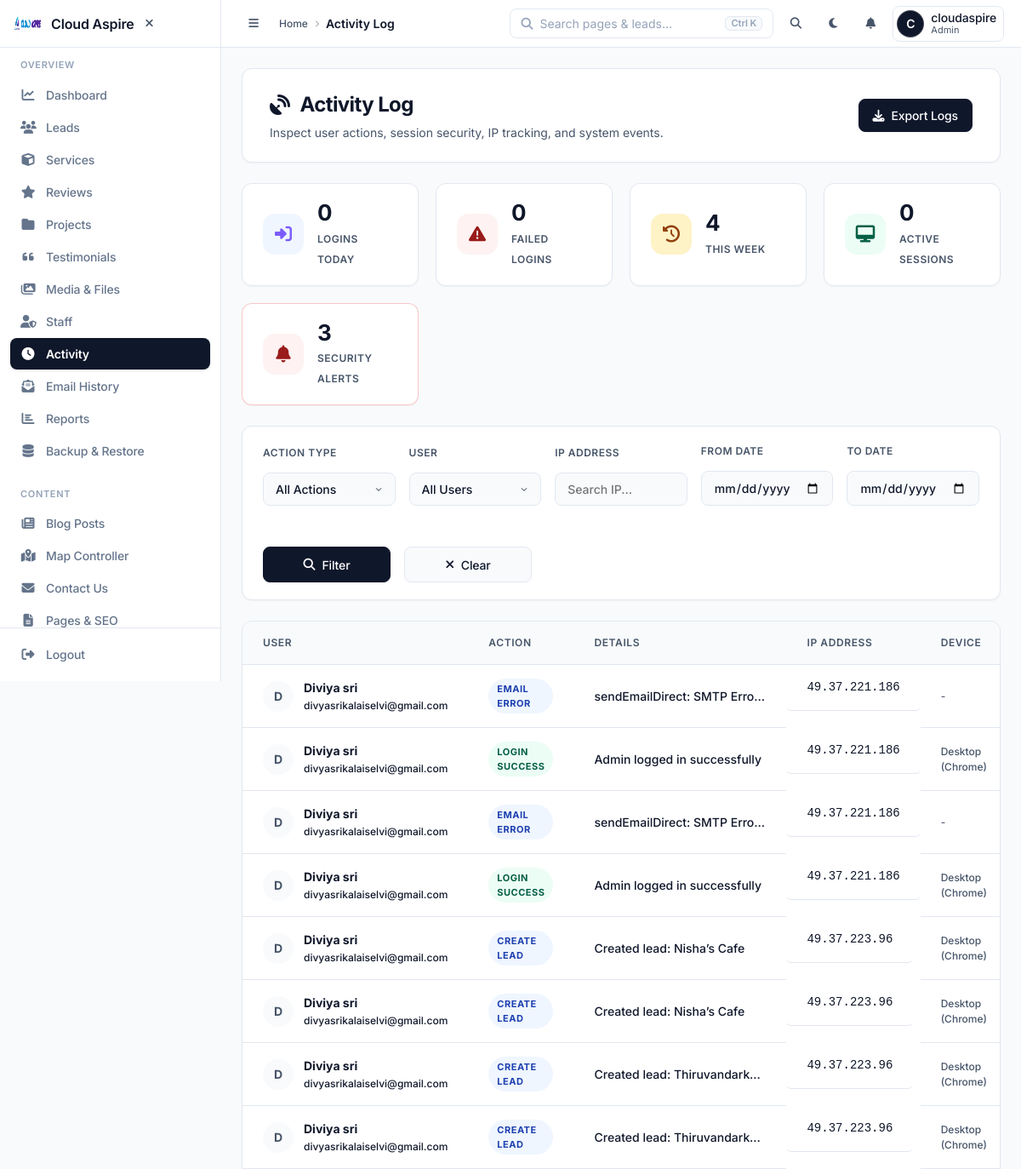
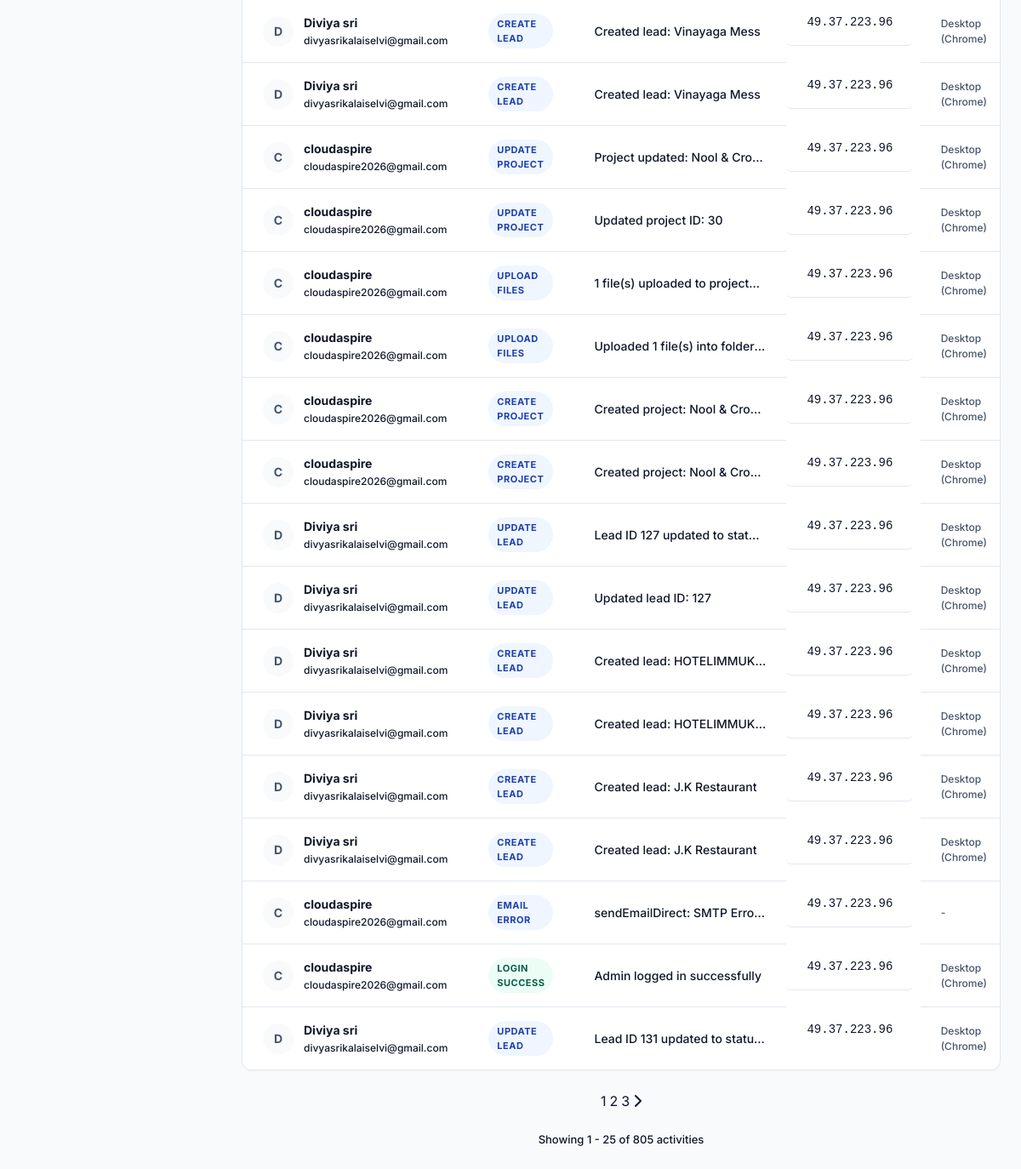
Page /admin/activity.php (signed in) on the committed database (2 pictures, top to bottom).
### tables this page shows
CREATE TABLE `admin_activities` (
  `id` int NOT NULL,
  `user_id` int DEFAULT NULL,
  `action` varchar(100) NOT NULL,
  `details` text,
  `ip_address` varchar(45) DEFAULT NULL,
  `user_agent` varchar(500) DEFAULT NULL,
  `device_info` varchar(255) DEFAULT NULL,
  `metadata` longtext,
  `created_at` timestamp NULL DEFAULT CURRENT_TIMESTAMP
);

### admin/activity.php (called while the page is built, shortened)
<?php
require_once __DIR__ . '/../app/security_notifier.php';
$filter_action = $_GET['action'] ?? '';
$filter_user = $_GET['user'] ?? '';
$filter_ip = $_GET['ip'] ?? '';
$date_from = $_GET['from'] ?? '';
$date_to = $_GET['to'] ?? '';
$page = isset($_GET['page']) ? max(1, (int)$_GET['page']) : 1;
$per_page = 25;
$offset = ($page - 1) * $per_page;
$where = [];
$params = [];
$whereClause = !empty($where) ? 'WHERE ' . implode(' AND ', $where) : '';
$countSql = "SELECT COUNT(*) FROM admin_activities aa LEFT JOIN admin a ON aa.user_id = a.id $whereClause";
$stmt = $conn->prepare($countSql);
$stmt->execute($params);
$total_activities = $stmt->fetchColumn();
$total_pages = ceil($total_activities / $per_page);
$sql = "SELECT aa.*, a.name as user_name, a.email as user_email
        FROM admin_activities aa
        LEFT JOIN admin a ON aa.user_id = a.id
        $whereClause
        ORDER BY aa.created_at DESC
        LIMIT $per_page OFFSET $offset";
$stmt = $conn->prepare($sql);
$stmt->execute($params);
$activities = $stmt->fetchAll(PDO::FETCH_ASSOC);
$stats = [];
$stmt = $conn->query("SELECT COUNT(*) FROM admin_activities WHERE action LIKE '%LOGIN%' AND created_at > DATE_SUB(NOW(), INTERVAL 24 HOUR)");
$stats['logins_today'] = $stmt->fetchColumn();
$stmt = $conn->query("SELECT COUNT(*) FROM admin_activities WHERE action = 'LOGIN_FAILED' AND created_at > DATE_SUB(NOW(), INTERVAL 24 HOUR)");
$stats['failed_logins_today'] = $stmt->fetchColumn();
$stmt = $conn->query("SELECT COUNT(*) FROM admin_activities WHERE created_at > DATE_SUB(NOW(), INTERVAL 7 DAY)");
$stats['activities_week'] = $stmt->fetchColumn();
$stmt = $conn->query("SELECT COUNT(*) FROM security_alerts WHERE resolved = 0");
$stats['unresolved_alerts'] = $stmt->fetchColumn();
$stmt = $conn->query("SELECT COUNT(*) FROM admin_sessions WHERE last_activity > DATE_SUB(NOW(), INTERVAL 30 MINUTE)");
$stats['active_sessions'] = $stmt->fetchColumn();
require_once __DIR__ . '/../app/Views/admin/activity.php';

### app/Views/admin/activity.php (the view, shortened to what this page needs)
<?php
require_once __DIR__ . '/../../../admin/includes/header.php';
?>
<div class="saas-page-header">
    <div>
        <h1 class="page-title"><i class="fas fa-satellite-dish"></i> Activity Log</h1>
        <p class="page-subtitle">Inspect user actions, session security, IP tracking, and system events.</p>
    </div>
    <div class="header-actions">
        <a href="export-activity" class="btn btn-primary">
            <i class="fas fa-download"></i> Export Logs
        </a>
    </div>
</div>
<div class="stat-pills">
    <div class="stat-pill">
        <div class="icon blue"><i class="fas fa-sign-in-alt"></i></div>
        <div class="info">
            <strong><?= number_format($stats['logins_today']) ?></strong>
            <span>Logins Today</span>
        </div>
    </div>
    <div class="stat-pill">
        <div class="icon red"><i class="fas fa-exclamation-triangle"></i></div>
        <div class="info">
            <strong><?= number_format($stats['failed_logins_today']) ?></strong>
            <span>Failed Logins</span>
        </div>
    </div>
    <div class="stat-pill">
        <div class="icon orange"><i class="fas fa-history"></i></div>
        <div class="info">
            <strong><?= number_format($stats['activities_week']) ?></strong>
            <span>This Week</span>
        </div>
    </div>
    <div class="stat-pill">
        <div class="icon green"><i class="fas fa-desktop"></i></div>
        <div class="info">
            <strong><?= number_format($stats['active_sessions']) ?></strong>
            <span>Active Sessions</span>
        </div>
    </div>
    <?php if ($stats['unresolved_alerts'] > 0): ?>
    <div class="stat-pill" style="border-color: rgba(239, 68, 68, 0.3);">
        <div class="icon red"><i class="fas fa-bell"></i></div>
        <div class="info">
            <strong><?= number_format($stats['unresolved_alerts']) ?></strong>
            <span>Security Alerts</span>
        </div>
    </div>
    <?php endif; ?>
</div>
<form method="GET" class="activity-filters">
    <div class="filter-group">
        <label>Action Type</label>
        <select name="action">
            <option value="">All Actions</option>
        </select>
    </div>
    <div class="filter-group">
        <label>User</label>
        <select name="user">
            <option value="">All Users</option>
        </select>
    </div>
    <div class="filter-group">
        <label>IP Address</label>
        <input type="text" name="ip" value="<?= htmlspecialchars($filter_ip) ?>" placeholder="Search IP...">
    </div>
    <div class="filter-group">
        <label>From Date</label>
        <input type="date" name="from" value="<?= htmlspecialchars($date_from) ?>" class="form-control">
    </div>
    <div class="filter-group">
        <label>To Date</label>
        <input type="date" name="to" value="<?= htmlspecialchars($date_to) ?>" class="form-control">
    </div>
    <div class="filter-group" style="flex: 0 0 auto;">
        <label>&nbsp;</label>
        <button type="submit" class="btn btn-primary" style="height: 42px;">
            <i class="fas fa-search"></i> Filter
        </button>
    </div>
    <div class="filter-group" style="flex: 0 0 auto;">
        <label>&nbsp;</label>
        <a href="activity" class="btn btn-edit" style="height: 42px;">
            <i class="fas fa-times"></i> Clear
        </a>
    </div>
</form>
<div class="content-card" style="padding: 0; overflow: hidden;">
    <?php if (empty($activities)): ?>
        <div class="empty-state">
            <i class="fas fa-inbox"></i>
            <p>No activities found</p>
        </div>
    <?php else: ?>
        <div class="table-responsive">
            <table class="activity-table">
                <thead>
                    <tr>
                        <th>User</th>
                        <th>Action</th>
                        <th>Details</th>
                        <th>IP Address</th>
                        <th>Device</th>
                    </tr>
                </thead>
                <tbody>
                    <?php foreach ($activities as $activity): ?>
                        <?php
                        $badgeClass = 'badge-info';
                        if (stripos($activity['action'], 'LOGIN_SUCCESS') !== false) $badgeClass = 'badge-success';
                        if (stripos($activity['action'], 'CREATE') !== false) $badgeClass = 'badge-info';
                        if (stripos($activity['action'], 'UPDATE') !== false) $badgeClass = 'badge-info';
                        ?>
                        <tr>
                            <td>
                                <div class="user-cell">
                                    <div class="user-avatar"><?= strtoupper(substr($activity['user_name'] ?? 'S', 0, 1)) ?></div>
                                    <div>
                                        <strong style="color: var(--saas-text-main); font-size: 14px;"><?= htmlspecialchars($activity['user_name'] ?? 'System') ?></strong>
                                        <div style="font-size: 12px; color: var(--saas-text-muted); margin-top:2px;"><?= htmlspecialchars($activity['user_email'] ?? '') ?></div>
                                    </div>
                                </div>
                            </td>
                            <td><span class="activity-badge <?= $badgeClass ?>"><?= htmlspecialchars(str_replace('_', ' ', $activity['action'])) ?></span></td>
                            <td style="max-width: 250px; overflow: hidden; text-overflow: ellipsis; white-space: nowrap;" title="<?= htmlspecialchars($activity['details']) ?>"><?= htmlspecialchars($activity['details']) ?></td>
                            <td class="ip-cell"><?= htmlspecialchars($activity['ip_address'] ?? '-') ?></td>
                            <td style="font-size: 12px; color: var(--text-secondary);"><?= htmlspecialchars($activity['device_info'] ?? '-') ?></td>
                        </tr>
                    <?php endforeach; ?>
                </tbody>
            </table>
        </div>
    <?php endif; ?>
</div>
<?php if ($total_pages > 1): ?>
<div class="pagination">
    <?php for ($i = max(1, $page - 2); $i <= min($total_pages, $page + 2); $i++): ?>
        <?php if ($i == $page): ?>
            <span class="active"><?= $i ?></span>
        <?php else: ?>
            <a href="?page=<?= $i ?>&action=<?= urlencode($filter_action) ?>&user=<?= urlencode($filter_user) ?>&ip=<?= urlencode($filter_ip) ?>&from=<?= urlencode($date_from) ?>&to=<?= urlencode($date_to) ?>"><?= $i ?></a>
        <?php endif; ?>
    <?php endfor; ?>
    <?php if ($page < $total_pages): ?>
        <a href="?page=<?= $page + 1 ?>&action=<?= urlencode($filter_action) ?>&user=<?= urlencode($filter_user) ?>&ip=<?= urlencode($filter_ip) ?>&from=<?= urlencode($date_from) ?>&to=<?= urlencode($date_to) ?>"><i class="fas fa-chevron-right"></i></a>
    <?php endif; ?>
</div>
<?php endif; ?>
<p style="text-align: center; color: var(--saas-text-muted); margin-top: 24px; font-size: 13px; font-weight: 500;">
    Showing <?= number_format($offset + 1) ?> - <?= number_format(min($offset + $per_page, $total_activities)) ?> of <?= number_format($total_activities) ?> activities
</p>
<?php require_once __DIR__ . '/../../../admin/includes/footer.php'; ?>

### rows in the picture
admin_activities: admin.name "D", admin.name "Diviya sri", admin.email "divyasrikalaiselvi@gmail.com", action "EMAIL ERROR", details "sendEmailDirect: SMTP Erro…", ip_address "49.37.221.186", device_info "-"
admin_activities: admin.name "D", admin.name "Diviya sri", admin.email "divyasrikalaiselvi@gmail.com", action "LOGIN SUCCESS", details "Admin logged in successfully", ip_address "49.37.221.186", device_info "Desktop (Chrome)"
admin_activities: admin.name "D", admin.name "Diviya sri", admin.email "divyasrikalaiselvi@gmail.com", action "EMAIL ERROR", details "sendEmailDirect: SMTP Erro…", ip_address "49.37.221.186", device_info "-"
admin_activities: admin.name "D", admin.name "Diviya sri", admin.email "divyasrikalaiselvi@gmail.com", action "LOGIN SUCCESS", details "Admin logged in successfully", ip_address "49.37.221.186", device_info "Desktop (Chrome)"
admin_activities: admin.name "D", admin.name "Diviya sri", admin.email "divyasrikalaiselvi@gmail.com", action "CREATE LEAD", details "Created lead: Nisha’s Cafe", ip_address "49.37.223.96", device_info "Desktop (Chrome)"
admin_activities: admin.name "D", admin.name "Diviya sri", admin.email "divyasrikalaiselvi@gmail.com", action "CREATE LEAD", details "Created lead: Nisha’s Cafe", ip_address "49.37.223.96", device_info "Desktop (Chrome)"
admin_activities: admin.name "D", admin.name "Diviya sri", admin.email "divyasrikalaiselvi@gmail.com", action "CREATE LEAD", details "Created lead: Thiruvandark…", ip_address "49.37.223.96", device_info "Desktop (Chrome)"
admin_activities: admin.name "D", admin.name "Diviya sri", admin.email "divyasrikalaiselvi@gmail.com", action "CREATE LEAD", details "Created lead: Thiruvandark…", ip_address "49.37.223.96", device_info "Desktop (Chrome)"
admin_activities: admin.name "D", admin.name "Diviya sri", admin.email "divyasrikalaiselvi@gmail.com", action "CREATE LEAD", details "Created lead: Vinayaga Mess", ip_address "49.37.223.96", device_info "Desktop (Chrome)"
admin_activities: admin.name "D", admin.name "Diviya sri", admin.email "divyasrikalaiselvi@gmail.com", action "CREATE LEAD", details "Created lead: Vinayaga Mess", ip_address "49.37.223.96", device_info "Desktop (Chrome)"
admin_activities: admin.name "C", admin.name "cloudaspire", admin.email "cloudaspire2026@gmail.com", action "UPDATE PROJECT", details "Project updated: Nool & Cro…", ip_address "49.37.223.96", device_info "Desktop (Chrome)"
admin_activities: admin.name "C", admin.name "cloudaspire", admin.email "cloudaspire2026@gmail.com", action "UPDATE PROJECT", details "Updated project ID: 30", ip_address "49.37.223.96", device_info "Desktop (Chrome)"
admin_activities: admin.name "C", admin.name "cloudaspire", admin.email "cloudaspire2026@gmail.com", action "UPLOAD FILES", details "1 file(s) uploaded to project…", ip_address "49.37.223.96", device_info "Desktop (Chrome)"
admin_activities: admin.name "C", admin.name "cloudaspire", admin.email "cloudaspire2026@gmail.com", action "UPLOAD FILES", details "Uploaded 1 file(s) into folder…", ip_address "49.37.223.96", device_info "Desktop (Chrome)"
admin_activities: admin.name "C", admin.name "cloudaspire", admin.email "cloudaspire2026@gmail.com", action "CREATE PROJECT", details "Created project: Nool & Cro…", ip_address "49.37.223.96", device_info "Desktop (Chrome)"
admin_activities: admin.name "C", admin.name "cloudaspire", admin.email "cloudaspire2026@gmail.com", action "CREATE PROJECT", details "Created project: Nool & Cro…", ip_address "49.37.223.96", device_info "Desktop (Chrome)"
admin_activities: admin.name "D", admin.name "Diviya sri", admin.email "divyasrikalaiselvi@gmail.com", action "UPDATE LEAD", details "Lead ID 127 updated to stat…", ip_address "49.37.223.96", device_info "Desktop (Chrome)"
admin_activities: admin.name "D", admin.name "Diviya sri", admin.email "divyasrikalaiselvi@gmail.com", action "UPDATE LEAD", details "Updated lead ID: 127", ip_address "49.37.223.96", device_info "Desktop (Chrome)"
admin_activities: admin.name "D", admin.name "Diviya sri", admin.email "divyasrikalaiselvi@gmail.com", action "CREATE LEAD", details "Created lead: HOTELIMMUK…", ip_address "49.37.223.96", device_info "Desktop (Chrome)"
admin_activities: admin.name "D", admin.name "Diviya sri", admin.email "divyasrikalaiselvi@gmail.com", action "CREATE LEAD", details "Created lead: HOTELIMMUK…", ip_address "49.37.223.96", device_info "Desktop (Chrome)"
admin_activities: admin.name "D", admin.name "Diviya sri", admin.email "divyasrikalaiselvi@gmail.com", action "CREATE LEAD", details "Created lead: J.K Restaurant", ip_address "49.37.223.96", device_info "Desktop (Chrome)"
admin_activities: admin.name "D", admin.name "Diviya sri", admin.email "divyasrikalaiselvi@gmail.com", action "CREATE LEAD", details "Created lead: J.K Restaurant", ip_address "49.37.223.96", device_info "Desktop (Chrome)"
admin_activities: admin.name "C", admin.name "cloudaspire", admin.email "cloudaspire2026@gmail.com", action "EMAIL ERROR", details "sendEmailDirect: SMTP Erro…", ip_address "49.37.223.96", device_info "-"
admin_activities: admin.name "C", admin.name "cloudaspire", admin.email "cloudaspire2026@gmail.com", action "LOGIN SUCCESS", details "Admin logged in successfully", ip_address "49.37.223.96", device_info "Desktop (Chrome)"
admin_activities: admin.name "D", admin.name "Diviya sri", admin.email "divyasrikalaiselvi@gmail.com", action "UPDATE LEAD", details "Lead ID 131 updated to statu…", ip_address "49.37.223.96", device_info "Desktop (Chrome)"

### other values in the picture
$site_name "Cloud Aspire"
$section_label "OVERVIEW"
$item['label'] "Dashboard"
$item['label'] "Leads"
$item['label'] "Services"
$item['label'] "Reviews"
$item['label'] "Projects"
$item['label'] "Testimonials"
$item['label'] "Media & Files"
$item['label'] "Staff"
$item['label'] "Activity"
$item['label'] "Email History"
$item['label'] "Reports"
$item['label'] "Backup & Restore"
$section_label "CONTENT"
